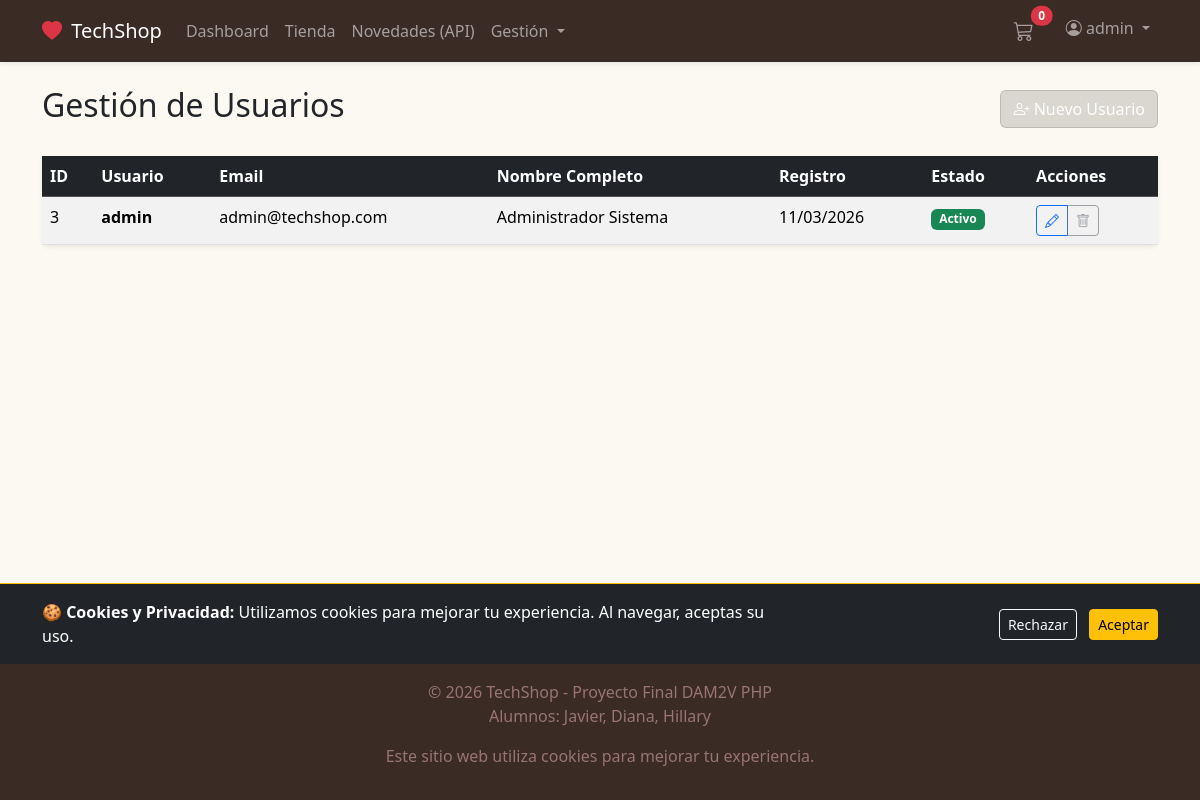
Page /crud_usuarios.php (signed in) on the committed database.
### tables this page shows
CREATE TABLE `usuarios` (
  `id` int(11) NOT NULL,
  `nombre_usuario` varchar(50) NOT NULL,
  `email` varchar(100) NOT NULL,
  `password` varchar(255) NOT NULL,
  `nombre` varchar(50) NOT NULL,
  `apellidos` varchar(100) NOT NULL,
  `telefono` varchar(20) DEFAULT NULL,
  `direccion` text DEFAULT NULL,
  `fecha_registro` datetime DEFAULT current_timestamp(),
  `activo` tinyint(1) DEFAULT 1,
  `rol` enum('admin','vendedor','cliente') DEFAULT 'cliente'
);

### includes/functions.php (called while the page is built, shortened)
<?php
function isLogged()
{
    return isset($_SESSION['usuario_id']);
}
function isSellerOrAdmin()
{
    return isLogged() && isset($_SESSION['usuario_rol']) && in_array($_SESSION['usuario_rol'], ['admin', 'vendedor']);
}
function getLoggedUser($pdo)
{
    if (isLogged()) {
        $stmt = $pdo->prepare("SELECT * FROM usuarios WHERE id = ?");
        $stmt->execute([$_SESSION['usuario_id']]);
        $user = $stmt->fetch();
        return $user ? $user : false;
    }
    return false;
}
?>

### crud_usuarios.php (the view, shortened to what this page needs)
<?php
require_once 'config/db.php';
require_once 'includes/functions.php';
$action = $_GET['action'] ?? 'list';
require_once 'includes/header.php';
?>
<div class="d-flex justify-content-between align-items-center mb-4">
    <h2>Gestión de Usuarios</h2>
    <?php if ($action === 'list'): ?>
        <a href="?action=create" class="btn btn-primary"><i class="bi bi-person-plus"></i> Nuevo Usuario</a>
    <?php else: ?>
        <a href="?action=list" class="btn btn-secondary">Volver al listado</a>
    <?php endif; ?>
</div>
<?php if ($action === 'list'): ?>
    <?php
    $stmt = $pdo->query("SELECT * FROM usuarios ORDER BY id DESC");
    $usuarios = $stmt->fetchAll();
    ?>
    <div class="card shadow-sm border-0">
        <div class="card-body p-0">
            <div class="table-responsive">
                <table class="table table-hover table-striped mb-0">
                    <thead class="table-dark">
                        <tr>
                            <th>ID</th>
                            <th>Usuario</th>
                            <th>Email</th>
                            <th>Nombre Completo</th>
                            <th>Registro</th>
                            <th>Estado</th>
                            <th>Acciones</th>
                        </tr>
                    </thead>
                    <tbody>
                        <?php foreach ($usuarios as $u): ?>
                            <tr>
                                <td>
                                    <?= $u['id'] ?>
                                </td>
                                <td><strong>
                                        <?= htmlspecialchars($u['nombre_usuario']) ?>
                                    </strong></td>
                                <td>
                                    <?= htmlspecialchars($u['email']) ?>
                                </td>
                                <td>
                                    <?= htmlspecialchars($u['nombre'] . ' ' . $u['apellidos']) ?>
                                </td>
                                <td>
                                    <?= date('d/m/Y', strtotime($u['fecha_registro'])) ?>
                                </td>
                                <td>
                                    <?php if ($u['activo'] == 1): ?>
                                        <span class="badge bg-success">Activo</span>
                                    <?php else: ?>
                                        <span class="badge bg-danger">Inactivo</span>
                                    <?php endif; ?>
                                </td>
                                <td>
                                    <div class="btn-group btn-group-sm">
                                        <a href="?action=edit&id=<?= $u['id'] ?>" class="btn btn-outline-primary"
                                            title="Editar"><i class="bi bi-pencil"></i></a>
                                        <?php if ($u['id'] != $_SESSION['usuario_id']): ?>
                                            <a href="?delete=<?= $u['id'] ?>" class="btn btn-outline-danger" title="Borrar"
                                                onclick="return confirmarBorrado('usuario');"><i class="bi bi-trash"></i></a>
                                        <?php else: ?>
                                            <button class="btn btn-outline-secondary" disabled
                                                title="No puedes borrarte a ti mismo"><i class="bi bi-trash"></i></button>
                                        <?php endif; ?>
                                    </div>
                                </td>
                            </tr>
                        <?php endforeach; ?>
                    </tbody>
                </table>
            </div>
        </div>
    </div>
<?php endif; ?>
<?php require_once 'includes/footer.php'; ?>

### includes/header.php (shortened to what this page needs)
<?php
require_once __DIR__ . '/../config/db.php';
require_once __DIR__ . '/functions.php';
$loggedUser = getLoggedUser($pdo);
?>
<!DOCTYPE html>
<html lang="es">
<head>
    <link href="https://cdn.jsdelivr.net/npm/bootstrap@5.3.2/dist/css/bootstrap.min.css" rel="stylesheet">
    <link href="css/estilos.css" rel="stylesheet">
    <link rel="stylesheet" href="https://cdn.jsdelivr.net/npm/bootstrap-icons@1.11.1/font/bootstrap-icons.css">
</head>
<body>
    <nav class="navbar navbar-expand-lg navbar-dark nav-petshop shadow-sm">
        <div class="container">
            <a class="navbar-brand" href="dashboard.php">
                <i class="bi bi-heart-fill text-danger me-1"></i> TechShop
            </a>
            <div class="collapse navbar-collapse" id="navbarNav">
                <ul class="navbar-nav me-auto">
                    <?php if (isLogged()): ?>
                        <?php if (isSellerOrAdmin()): ?>
                            <li class="nav-item">
                                <a class="nav-link" href="dashboard.php">Dashboard</a>
                            </li>
                            <li class="nav-item">
                                <a class="nav-link" href="productos_publicos.php">Tienda</a>
                            </li>
                            <li class="nav-item">
                                <a class="nav-link" href="api_externa.php">Novedades (API)</a>
                            </li>
                            <li class="nav-item dropdown">
                                <a class="nav-link dropdown-toggle" href="#" role="button" data-bs-toggle="dropdown">
                                    Gestión
                                </a>
                            </li>
                        <?php endif; ?>
                    <?php else: ?>
                        <li class="nav-item">
                            <a class="nav-link" href="productos_publicos.php">Tienda Publica</a>
                        </li>
                    <?php endif; ?>
                </ul>
                <ul class="navbar-nav">
                    <?php if (isLogged()): ?>
                        <li class="nav-item">
                            <a class="nav-link position-relative me-3" href="#" data-bs-toggle="modal"
                                data-bs-target="#cartModal">
                                <i class="bi bi-cart3 fs-5"></i>
                                <span
                                    class="position-absolute top-10 start-100 translate-middle badge rounded-pill bg-danger"
                                    id="cartCount">0</span>
                            </a>
                        </li>
                        <li class="nav-item dropdown">
                            <a class="nav-link dropdown-toggle" href="#" role="button" data-bs-toggle="dropdown">
                                <i class="bi bi-person-circle"></i>
                                <?= htmlspecialchars($loggedUser['nombre_usuario']) ?>
                            </a>
                        </li>
                    <?php endif; ?>
                </ul>
            </div>
        </div>
    </nav>
    <main class="container my-4">

### css/estilos.css (style rules this page uses)
:root { --pet-primary: #453f3a2e; --pet-secondary: #4ea899; --pet-dark: #3a2b25; }
body { background-color: #fcf9f2; display: flex; flex-direction: column; min-height: 100vh; }
main { flex: 1; }
.nav-petshop { background-color: var(--pet-dark) !important; }
.btn-primary { background-color: var(--pet-primary) !important; border-color: var(--pet-primary) !important; }

### rows in the picture
usuarios: nombre_usuario "admin", id "3", email "admin@techshop.com", nombre+apellidos "Administrador Sistema", fecha_registro "11/03/2026", activo "Activo"
